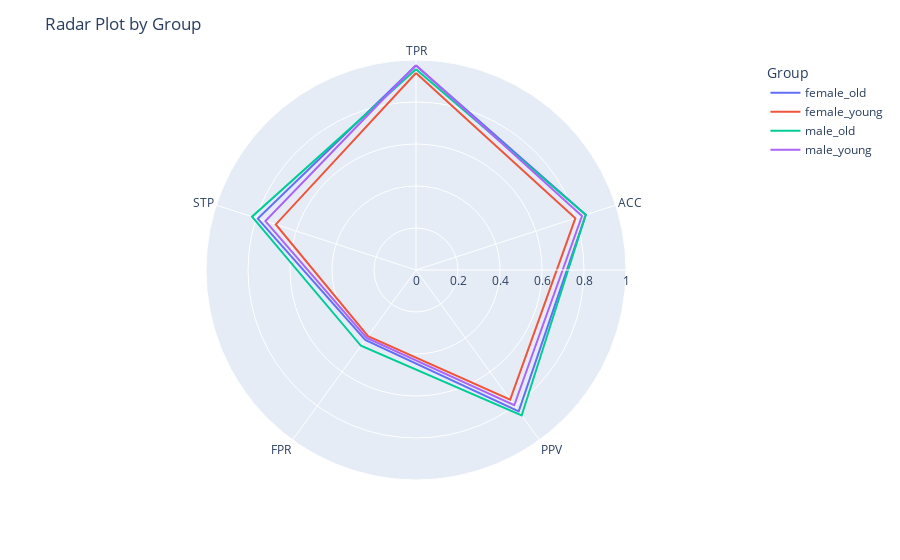

The cell this chart's notebook holds for it:
### Code cell
plot_radar_group(fobject)

### Figure 1 — Plotly figure (JSON) as saved in the notebook; plotly's stock layout.template omitted (floating-point values rounded to 4 significant figures)
{"data": [{"hovertemplate": "<b>%{hovertext}</b><br><br>Group=female_old<br>Value=%{r}<br>Fairness Metric=%{theta}<extra></extra>", "hovertext": ["female_old", "female_old", "female_old", "female_old", "female_old", "female_old"], "legendgroup": "female_old", "line": {"color": "#636efa", "dash": "solid"}, "marker": {"symbol": "circle"}, "mode": "lines", "name": "female_old", "r": [0.974, 0.85, 0.832, 0.411, 0.792, 0.974], "showlegend": true, "subplot": "polar", "theta": ["TPR", "ACC", "PPV", "FPR", "STP", "TPR"], "type": "scatterpolar"}, {"hovertemplate": "<b>%{hovertext}</b><br><br>Group=female_young<br>Value=%{r}<br>Fairness Metric=%{theta}<extra></extra>", "hovertext": ["female_young", "female_young", "female_young", "female_young", "female_young", "female_young"], "legendgroup": "female_young", "line": {"color": "#EF553B", "dash": "solid"}, "marker": {"symbol": "circle"}, "mode": "lines", "name": "female_young", "r": [0.938, 0.798, 0.763, 0.389, 0.702, 0.938], "showlegend": true, "subplot": "polar", "theta": ["TPR", "ACC", "PPV", "FPR", "STP", "TPR"], "type": "scatterpolar"}, {"hovertemplate": "<b>%{hovertext}</b><br><br>Group=male_old<br>Value=%{r}<br>Fairness Metric=%{theta}<extra></extra>", "hovertext": ["male_old", "male_old", "male_old", "male_old", "male_old", "male_old"], "legendgroup": "male_old", "line": {"color": "#00cc96", "dash": "solid"}, "marker": {"symbol": "circle"}, "mode": "lines", "name": "male_old", "r": [0.956, 0.85, 0.856, 0.446, 0.821, 0.956], "showlegend": true, "subplot": "polar", "theta": ["TPR", "ACC", "PPV", "FPR", "STP", "TPR"], "type": "scatterpolar"}, {"hovertemplate": "<b>%{hovertext}</b><br><br>Group=male_young<br>Value=%{r}<br>Fairness Metric=%{theta}<extra></extra>", "hovertext": ["male_young", "male_young", "male_young", "male_young", "male_young", "male_young"], "legendgroup": "male_young", "line": {"color": "#ab63fa", "dash": "solid"}, "marker": {"symbol": "circle"}, "mode": "lines", "name": "male_young", "r": [0.975, 0.831, 0.796, 0.4, 0.754, 0.975], "showlegend": true, "subplot": "polar", "theta": ["TPR", "ACC", "PPV", "FPR", "STP", "TPR"], "type": "scatterpolar"}], "layout": {"legend": {"title": {"text": "Group"}, "tracegroupgap": 0}, "margin": {"t": 60}, "polar": {"angularaxis": {"direction": "clockwise", "rotation": 90}, "domain": {"x": [0, 1], "y": [0, 1]}, "radialaxis": {"nticks": 6, "range": [0, 1], "tickangle": 0}}, "title": {"text": "Radar Plot by Group"}}}
